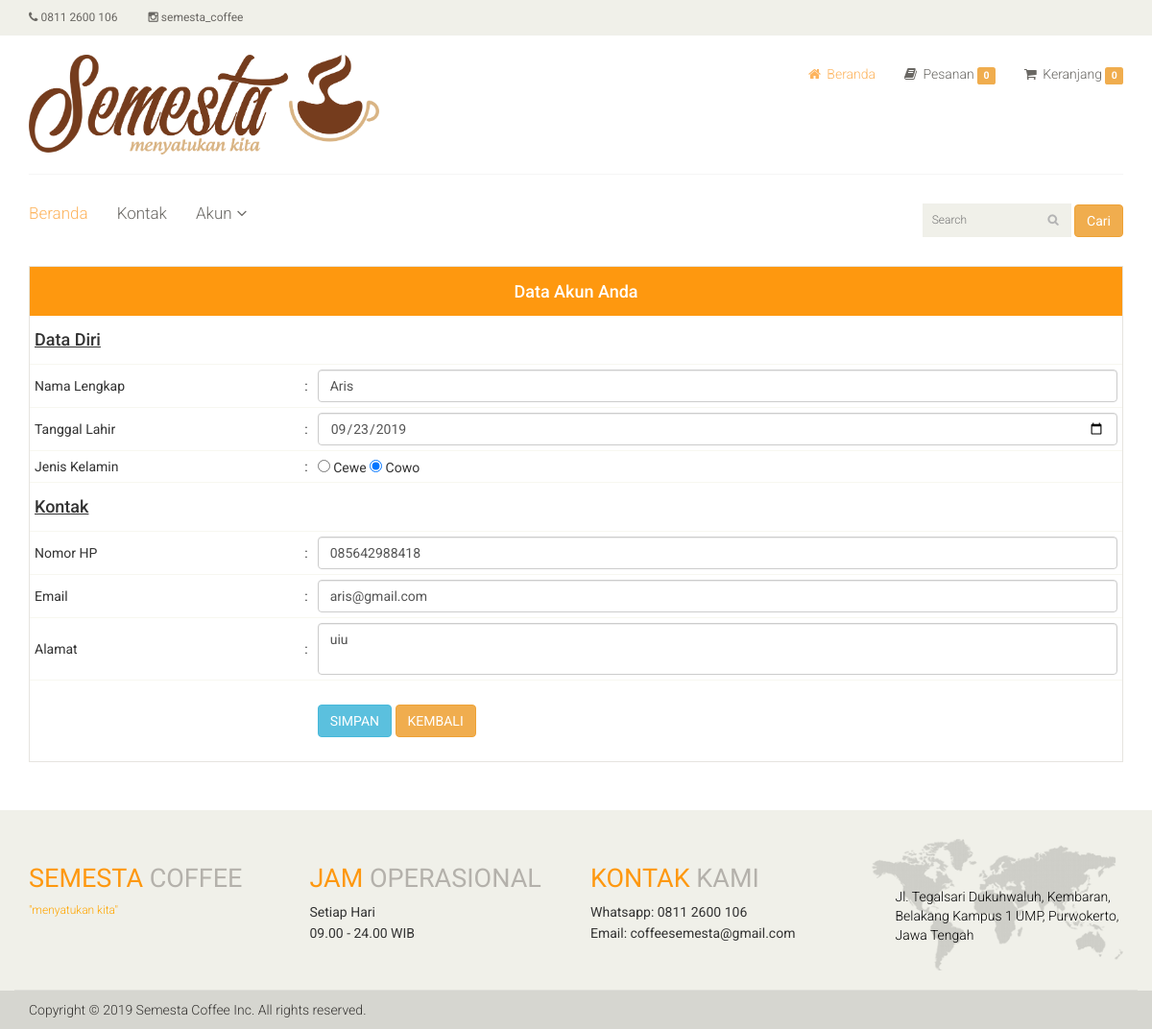
The app's page /ee11cbb19052e40b07aac0ca060c23ee/index.php?i=saya (signed in) with its own data.
### tables this page shows
CREATE TABLE `m_alamat` (
  `user_id` int(11) NOT NULL,
  `alamat_spesifik` varchar(100) NOT NULL,
  `desa_id` char(11) NOT NULL,
  `rt` varchar(5) NOT NULL,
  `rw` varchar(5) NOT NULL,
  `kecamatan_id` char(11) NOT NULL,
  `kabupaten_id` char(11) NOT NULL,
  `propinsi_id` char(11) NOT NULL,
  `kode_pos` varchar(5) NOT NULL
);

CREATE TABLE `m_user` (
  `user_id` int(11) NOT NULL,
  `user_nama` varchar(100) NOT NULL,
  `user_password` varchar(255) NOT NULL,
  `user_nohp` varchar(13) NOT NULL,
  `user_email` varchar(100) NOT NULL,
  `user_jeniskelamin` varchar(255) DEFAULT NULL,
  `user_ttl` date DEFAULT NULL,
  `user_image` varchar(100) NOT NULL,
  `no_verif` varchar(6) NOT NULL,
  `status` varchar(100) NOT NULL,
  `level_id` int(11) NOT NULL
);

### functions.php (called while the page is built, shortened)
<?php
function getJenisKelamin()
{
    $jeniskelamin = [
        ['kd' => 'P', 'nama' => 'Cewe'],
        ['kd' => 'L', 'nama' => 'Cowo']
    ];
    return $jeniskelamin;
}

### ee11cbb19052e40b07aac0ca060c23ee/akun.php (the view, shortened to what this page needs)
<section id="cart_items">
	<div class="container">
		<div class="table-responsive cart_info">
			<?php
			$jeniskelamin = getJenisKelamin();
			$suser = mysqli_query($koneksi, "SELECT * FROM m_alamat a
								  			 LEFT OUTER JOIN m_user b on a.user_id = b.user_id
											 WHERE a.user_id = '$_SESSION[id]'");
			$huser = mysqli_fetch_array($suser);
			?>
			<form action="" method="post">
				<table class="table table-condensed">
					<thead>
						<tr class="cart_menu">
							<td colspan="7" align="center">
								<h4>Data Akun Anda</h4>
							</td>
						</tr>
					</thead>
					<tbody>
						<tr>
							<td class="col-sm-3">
								<h4><u>Data Diri</u></h4>
							</td>
							<td class="col-sm-0"></td>
							<td class="col-sm-12"></td>
						</tr>
						<tr>
							<td>Nama Lengkap</td>
							<td>:</td>
							<td><input type="text" class="form-control" name="nama" value="<?php echo $huser['user_nama'] ?>" required /></td>
						</tr>
						<tr>
							<td>Tanggal Lahir</td>
							<td>:</td>
							<td><input type="date" class="form-control" name="ttl" value="<?php echo $huser['user_ttl'] ?>" required /></td>
						</tr>
						<tr>
							<td>Jenis Kelamin</td>
							<td>:</td>
							<td>
								<?php
								if (!empty($jeniskelamin)) {
									foreach ($jeniskelamin as $jk) {
										if ($jk["kd"] == $huser["user_jeniskelamin"]) {
											$checked = " checked";
										} else {
											$checked = " ";
										}
										?>
										<input type="radio" id="jk" name="jk" value="<?php echo $jk["kd"];  ?>" <?php echo $checked; ?>> <?php echo $jk["nama"];  ?>
								<?php	}
								}
								?>
							</td>
						</tr>
						<tr>
							<td>
								<h4><u>Kontak</u></h4>
							</td>
							<td></td>
							<td></td>
						</tr>
						<tr>
							<td>Nomor HP</td>
							<td>:</td>
							<td><input type="text" class="form-control" name="nohp" value="<?php echo $huser['user_nohp'] ?>" required /></td>
						</tr>
						<tr>
							<td>Email</td>
							<td>:</td>
							<td><input type="text" class="form-control" name="email" value="<?php echo $huser['user_email'] ?>" required /></td>
						</tr>
						<tr>
							<td>Alamat</td>
							<td>:</td>
							<td>
								<textarea name="alamat" class="form-control" placeholder="Isikan Alamat Anda" required><?php echo $huser['alamat_spesifik'] ?></textarea>
							</td>
						</tr>
						<tr>
							<td></td>
							<td></td>
							<td><br />
								<input type="submit" name="simpan" id="simpan" class="btn btn-info" value="SIMPAN" />&nbsp;<a href="?i="><input type="button" name="kembali" id="kembali" class="btn btn-warning" value="KEMBALI" /></a>
							</td>
						</tr>
					</tbody>
				</table>
			</form>
		</div>
	</div>
</section>

### css/main.css (style rules this page uses)
body { font-family: 'Roboto', sans-serif; background:; position: relative; font-weight:400px; }
a { -webkit-transition: 300ms; -moz-transition: 300ms; -o-transition: 300ms; transition: 300ms; }
h1, h2, h3, h4, h5, h6 { font-family: 'Roboto', sans-serif; }
#cart_items .cart_info { border: 1px solid #E6E4DF; margin-bottom: 50px }
#cart_items .cart_info .cart_menu { background: #FE980F; color: #fff; font-size: 16px; font-family: 'Roboto', sans-serif; font-weight: normal; }
#cart_items .cart_info .table.table-condensed thead tr { height: 51px; }
#cart_items .cart_info .table.table-condensed tr { border-bottom: 1px solid#F7F7F0 }
#cart_items .cart_info .table.table-condensed tr:last-child { border-bottom: 0 }
.cart_info table tr td { border-top: 0 none; vertical-align: inherit; }
.user_info input, select, textarea { background: #F0F0E9; border:0; color: #696763; padding: 5px; width: 100%; border-radius: 0; resize: none }

### records on screen
m_alamat: nama "Aris", ttl "09/23/2019", nohp "085642988418", email "aris@gmail.com", alamat "uiu"

### other values on screen
$nker1 "0"
$nker "0"
$jk["nama"] "Cewe"
$jk["nama"] "Cowo"
